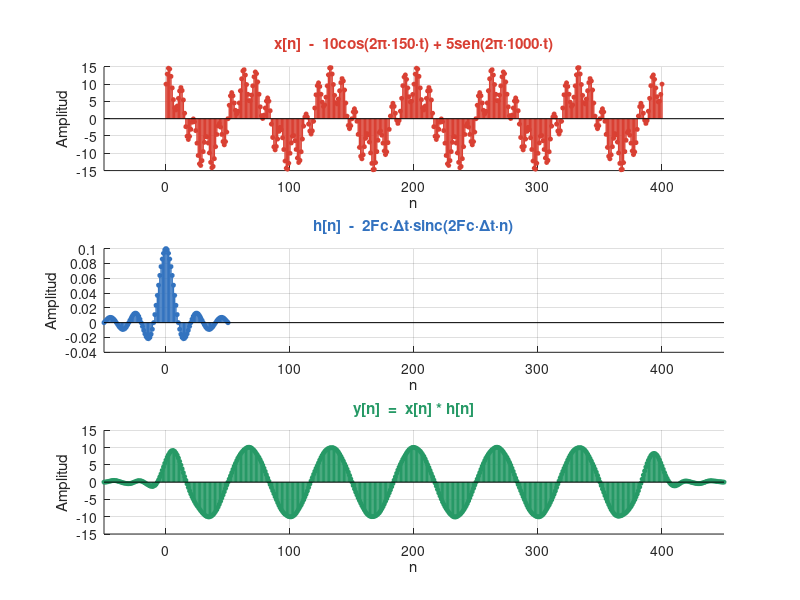

The MATLAB source for this figure:
% EJERCICIO 2 - Análisis Numérico (Convolución Discreta con filtro)
clc; clear; close all;

% ---------- Datos (cambiar acá para las otras corridas) ----------
Nx = 401;        % muestras de x[n]
Dt = 0.0001;     % paso de muestreo [s]   (probar: 0.0001, 0.0005, 0.001)
Fc = 500;        % frecuencia de corte [Hz]: entre 150 Hz y 1000 Hz
Nh = 101;        % muestras de h[n], IMPAR (probar: 21, 101, 301)

% ---------- Señal de entrada x[n] ----------
n_x = 0:(Nx-1);                  % arranca en t = 0
t   = n_x * Dt;                  % instantes de muestreo
x   = 10*cos(2*pi*150*t) + 5*sin(2*pi*1000*t);

% ---------- Respuesta al impulso h[n]: sinc centrada ----------
n_h = -(Nh-1)/2 : (Nh-1)/2;
h   = 2*Fc*Dt * sinc(2*Fc*Dt*n_h);     % sinc(x) = sin(pi x)/(pi x)

% ---------- Convolución ----------
y   = conv(x, h);
n_y = (n_x(1) + n_h(1)) : (n_x(end) + n_h(end));
lim_n = [n_y(1), n_y(end)];            % misma escala en los 3 gráficos

% Amplitud de la salida en la zona central (sin los transitorios de los bordes)
centro = y(Nh:Nx);   % solo donde h[n] se superpone entera con x[n]
printf('Dt = %g s | Fm = %g Hz | Fc = %g Hz | Nh = %d\n', Dt, 1/Dt, Fc, Nh);
printf('2*Fc*Dt = %g  |  amplitud máx de y[n] en la zona central = %.2f\n', 2*Fc*Dt, max(abs(centro)));

% ---------- Gráficos ----------
c_x = [0.85 0.25 0.20];   % rojo ladrillo
c_h = [0.20 0.45 0.75];   % azul medio
c_y = [0.15 0.60 0.40];   % verde oscuro

figure('Name', 'Ejercicio 2', 'NumberTitle', 'off', ...
       'Color', 'white', 'Position', [120 80 780 620]);

% x[n]
subplot(3,1,1);
stem(n_x, x, 'filled', 'LineWidth', 1.0, 'Color', c_x, 'MarkerSize', 3, ...
     'MarkerFaceColor', c_x, 'MarkerEdgeColor', c_x);
title('x[n]  -  10cos(2\pi·150·t) + 5sen(2\pi·1000·t)', ...
      'FontWeight', 'bold', 'Color', c_x);
xlabel('n'); ylabel('Amplitud');
xlim(lim_n); grid on; set(gca, 'Box', 'off');

% h[n]
subplot(3,1,2);
stem(n_h, h, 'filled', 'LineWidth', 1.0, 'Color', c_h, 'MarkerSize', 3, ...
     'MarkerFaceColor', c_h, 'MarkerEdgeColor', c_h);
title('h[n]  -  2Fc·\Deltat·sinc(2Fc·\Deltat·n)', ...
      'FontWeight', 'bold', 'Color', c_h);
xlabel('n'); ylabel('Amplitud');
xlim(lim_n); grid on; set(gca, 'Box', 'off');

% y[n]
subplot(3,1,3);
stem(n_y, y, 'filled', 'LineWidth', 1.0, 'Color', c_y, 'MarkerSize', 3, ...
     'MarkerFaceColor', c_y, 'MarkerEdgeColor', c_y);
title('y[n]  =  x[n] * h[n]', 'FontWeight', 'bold', 'Color', c_y);
xlabel('n'); ylabel('Amplitud');
xlim(lim_n); grid on; set(gca, 'Box', 'off');

% Título general (sgtitle no existe en algunas versiones de Octave)
titulo = sprintf('Ejercicio 2 - Filtro pasa bajo | Dt = %g s, Fc = %g Hz, Nh = %d', Dt, Fc, Nh);
if exist('sgtitle')
  sgtitle(titulo, 'FontWeight', 'bold');
else
  set(gcf, 'Name', titulo);
end

% ================== CONCLUSIONES (correr con los valores indicados) ==================
% Se resolvió con Fc = 500 Hz (entre 150 y 1000 Hz). Con Fc = 1000 Hz el corte cae
% justo sobre la componente a eliminar y esta pasa a la mitad (ganancia 0.5).
%
% 1) Dt = 0.0001 (Fm = 10 kHz), Nh = 101: el filtro funciona. Queda la cos de 150 Hz
%    con amplitud 10 y los 1000 Hz bajan a ~1.4%. En los bordes (~(Nh-1)/2 muestras
%    de cada lado) hay un transitorio porque h[n] no se superpone entera con x[n].
% 2) Dt = 0.0005 (Fm = 2 kHz): los 1000 Hz quedan justo en Nyquist (Fm/2), el seno
%    muestreado vale 0 en todas las muestras y la componente desaparece de x[n]
%    antes de filtrar (efecto del muestreo, no del filtro).
% 3) Dt = 0.001 (Fm = 1 kHz): los 1000 Hz se pliegan a 0 Hz (aliasing, sen = 0) y,
%    como Fc = Fm/2, 2*Fc*Dt = 1 -> h[n] = delta[n]: el filtro no hace nada (y = x).
%    Con Fc = 1000 Hz sería 2*Fc*Dt = 2 -> h = 2*delta y la salida se duplica.
%    Regla: Fm debe ser bastante mayor que 2*1000 Hz para no perder la componente.
% 4) Variar Nh (Dt = 0.0001): con Nh = 21 el filtro es poco selectivo (los 1000 Hz
%    pasan al ~6% y los 150 Hz salen con ganancia ~1.09 por las ondulaciones);
%    con Nh = 101 es 1.4% y 1.00; con Nh = 301 es aún mejor. A mayor Nh, mejor
%    filtro, pero más cálculo y transitorios más largos en los bordes.
